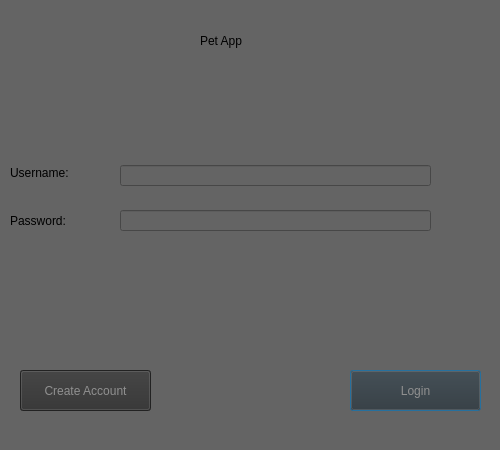
<?xml version="1.0" encoding="UTF-8"?>
<ui version="4.0">
 <class>Dialog</class>
 <widget class="QDialog" name="Dialog">
  <property name="geometry">
   <rect>
    <x>0</x>
    <y>0</y>
    <width>500</width>
    <height>450</height>
   </rect>
  </property>
  <property name="windowTitle">
   <string>Dialog</string>
  </property>
  <property name="styleSheet">
   <string notr="true">background-color: rgb(100, 100, 100);</string>
  </property>
  <widget class="QPushButton" name="loginbutton">
   <property name="geometry">
    <rect>
     <x>350</x>
     <y>370</y>
     <width>131</width>
     <height>41</height>
    </rect>
   </property>
   <property name="styleSheet">
    <string notr="true">background-color: rgb(48, 48, 48);
font: 14pt &quot;Calibri&quot;;color:rgb(144, 144, 144)</string>
   </property>
   <property name="text">
    <string>Login</string>
   </property>
  </widget>
  <widget class="QLabel" name="label">
   <property name="geometry">
    <rect>
     <x>200</x>
     <y>20</y>
     <width>111</width>
     <height>41</height>
    </rect>
   </property>
   <property name="styleSheet">
    <string notr="true">font: 26pt &quot;Calibri&quot;;</string>
   </property>
   <property name="text">
    <string>Pet App</string>
   </property>
  </widget>
  <widget class="QLineEdit" name="Usernameinput">
   <property name="geometry">
    <rect>
     <x>120</x>
     <y>165</y>
     <width>311</width>
     <height>21</height>
    </rect>
   </property>
   <property name="text">
    <string/>
   </property>
  </widget>
  <widget class="QLineEdit" name="Passwordinput">
   <property name="geometry">
    <rect>
     <x>120</x>
     <y>210</y>
     <width>311</width>
     <height>21</height>
    </rect>
   </property>
  </widget>
  <widget class="QLabel" name="label_2">
   <property name="geometry">
    <rect>
     <x>10</x>
     <y>210</y>
     <width>91</width>
     <height>21</height>
    </rect>
   </property>
   <property name="styleSheet">
    <string notr="true">font: 16pt &quot;Calibri&quot;;</string>
   </property>
   <property name="text">
    <string>Password:</string>
   </property>
  </widget>
  <widget class="QLabel" name="label_3">
   <property name="geometry">
    <rect>
     <x>10</x>
     <y>165</y>
     <width>91</width>
     <height>16</height>
    </rect>
   </property>
   <property name="styleSheet">
    <string notr="true">font: 16pt &quot;Calibri&quot;;</string>
   </property>
   <property name="text">
    <string>Username:</string>
   </property>
  </widget>
  <widget class="QPushButton" name="createaccountbutton">
   <property name="geometry">
    <rect>
     <x>20</x>
     <y>370</y>
     <width>131</width>
     <height>41</height>
    </rect>
   </property>
   <property name="styleSheet">
    <string notr="true">background-color: rgb(48, 48, 48);
font: 14pt &quot;Calibri&quot;;color:rgb(144, 144, 144)</string>
   </property>
   <property name="text">
    <string>Create Account</string>
   </property>
  </widget>
 </widget>
 <resources/>
 <connections/>
</ui>
